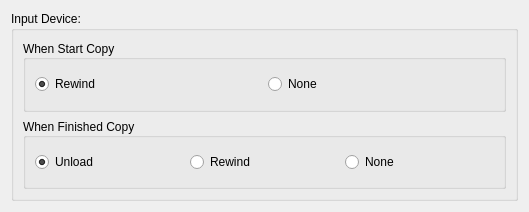
<?xml version="1.0" encoding="UTF-8"?>
<ui version="4.0">
 <class>deviceParam</class>
 <widget class="QWidget" name="deviceParam">
  <property name="windowModality">
   <enum>Qt::NonModal</enum>
  </property>
  <property name="geometry">
   <rect>
    <x>0</x>
    <y>0</y>
    <width>529</width>
    <height>212</height>
   </rect>
  </property>
  <property name="windowTitle">
   <string>Form</string>
  </property>
  <layout class="QGridLayout" name="gridLayout_4">
   <item row="0" column="0">
    <widget class="QGroupBox" name="groupBoxDev">
     <property name="title">
      <string>Input Device:</string>
     </property>
     <property name="flat">
      <bool>false</bool>
     </property>
     <property name="checkable">
      <bool>false</bool>
     </property>
     <layout class="QGridLayout" name="gridLayout_3">
      <item row="0" column="0">
       <widget class="QGroupBox" name="groupBoxStart">
        <property name="title">
         <string>When Start Copy</string>
        </property>
        <property name="alignment">
         <set>Qt::AlignLeading|Qt::AlignLeft|Qt::AlignVCenter</set>
        </property>
        <layout class="QGridLayout" name="gridLayout">
         <item row="0" column="1">
          <widget class="QRadioButton" name="radioButtonNotRewind">
           <property name="toolTip">
            <string>NotRewind</string>
           </property>
           <property name="statusTip">
            <string>NotRewind</string>
           </property>
           <property name="text">
            <string>None</string>
           </property>
           <property name="checked">
            <bool>false</bool>
           </property>
          </widget>
         </item>
         <item row="0" column="0">
          <widget class="QRadioButton" name="radioButtonRewind">
           <property name="statusTip">
            <string>rewind</string>
           </property>
           <property name="text">
            <string>Rewind</string>
           </property>
           <property name="checked">
            <bool>true</bool>
           </property>
          </widget>
         </item>
        </layout>
       </widget>
      </item>
      <item row="1" column="0">
       <widget class="QGroupBox" name="groupBoxEnd">
        <property name="title">
         <string>When Finished Copy</string>
        </property>
        <property name="alignment">
         <set>Qt::AlignLeading|Qt::AlignLeft|Qt::AlignVCenter</set>
        </property>
        <layout class="QGridLayout" name="gridLayout_2">
         <item row="0" column="0">
          <widget class="QRadioButton" name="radioButtonRewindUnloadEnd">
           <property name="toolTip">
            <string>NotRewind</string>
           </property>
           <property name="statusTip">
            <string>NotRewind</string>
           </property>
           <property name="text">
            <string>Unload</string>
           </property>
           <property name="checked">
            <bool>true</bool>
           </property>
          </widget>
         </item>
         <item row="0" column="1">
          <widget class="QRadioButton" name="radioButtonRewindEnd">
           <property name="statusTip">
            <string>rewind</string>
           </property>
           <property name="text">
            <string>Rewind</string>
           </property>
           <property name="checked">
            <bool>false</bool>
           </property>
          </widget>
         </item>
         <item row="0" column="2">
          <widget class="QRadioButton" name="radioButtonNotRewindEnd">
           <property name="statusTip">
            <string>Rewind&amp;Unload</string>
           </property>
           <property name="text">
            <string>None</string>
           </property>
           <property name="checked">
            <bool>false</bool>
           </property>
          </widget>
         </item>
        </layout>
       </widget>
      </item>
     </layout>
    </widget>
   </item>
  </layout>
 </widget>
 <resources/>
 <connections/>
</ui>
